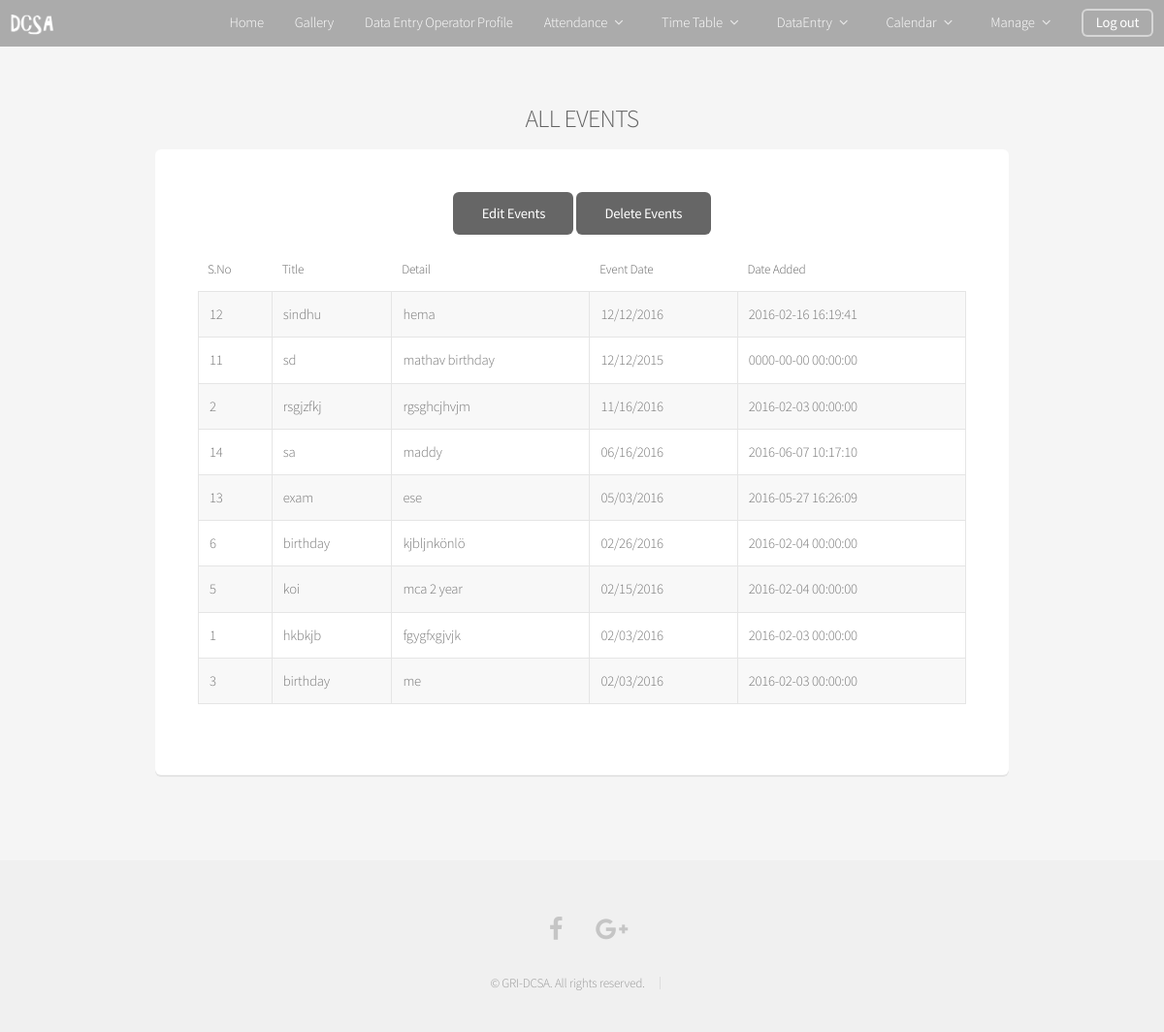
The app's page /admin/view_events.php (signed in) with its own data.
### tables this page shows
CREATE TABLE `eventcalendar` (
  `Id` int(11) NOT NULL,
  `Title` varchar(65) NOT NULL,
  `Detail` varchar(255) NOT NULL,
  `eventDate` varchar(10) NOT NULL,
  `dateAdded` datetime NOT NULL DEFAULT CURRENT_TIMESTAMP
);

### admin/view_events.php (the view, shortened to what this page needs)
<!DOCTYPE HTML>
<html>
	<head>
		<link rel="stylesheet" href="../assets/css/main.css" />
	</head>
	<body  class="landing">
		<div id="page-wrapper">
			<div class="header-overlay">
				<header id="header" class="alt">
					<a href="../logout.php"><img src="../images/dcsa-logo.png" height="50" /></a>
					<nav id="nav">
						<ul>
							<li><a href="admin_home.php">Home</a></li>
							<li><a href="../gallery/load_oper.php">Gallery</a></li>
							<li><a href="../dataentry/dataentry_profile.php">Data Entry Operator Profile</a></li>
							<li>
								<a href="#" class="icon fa-angle-down">Attendance</a>
							</li>
							<li>
								<a href="#" class="icon fa-angle-down">Time Table</a>
							</li>
							<li>
								<a href="#" class="icon fa-angle-down">DataEntry</a>
							</li>
							<li>
								<a href="#" class="icon fa-angle-down">Calendar</a>
							</li>
							<li>
								<a href="#" class="icon fa-angle-down">Manage</a>
							</li>
							 <li><a href="logout.php" class="button">Log out</a></li>
						</ul>
					</nav>
				</header>
			</div>
			<section id="banner-empty">
				</section>
		<section id="main" class="container">
			<div class="row">
                <div class="12u">
				<h3 align="center">ALL EVENTS</h3>
					<section class="box">
						<div class="table-wrapper">
						 <div class="row uniform 50%">
                            <div class="12u 12u(mobilep)"><center>
                            <input type="button" name='btnadd' id="pbut" value='Edit Events' onclick="window.location='cal_event_edit.php';"> <input type="button" name='btnadd' id="pbut" value='Delete Events'onclick="window.location='cal_event_delete.php';">
                            </center>
                            </div>
                            </div><br></br.>
							<table class="alt">
								<thead>
									<tr>
										<th>S.No</th>
										<th>Title</th>
										<th>Detail</th>
										<th>Event Date</th>
										<th>Date Added</th>
									</tr>
                                <tbody>
								<?PHP
									$query=  mysql_query("SELECT * FROM `eventcalendar` ORDER BY `eventcalendar`.`EventDate` DESC");
									$exist=  mysql_num_rows($query);
									if($exist>0)
									{
										while($row=  mysql_fetch_assoc($query))
										{
												$table_id=$row['Id'];
												$table_group_id=$row['Title'];
												$table_batch_id=$row['Detail'];
												$table_title=$row['eventDate'];
												$t_last_date=$row['dateAdded'];
												?>
													<tr>
														<td><?php print "$table_id"; ?></td>
														<td><?php print "$table_group_id"; ?></td>
														<td><?php print "$table_batch_id"; ?></td>
														<td><?php print "$table_title"; ?></td>
														<td><?php print "$t_last_date"; ?></td>
													</tr>
												<?php
											}
										}
								?>
								</tbody>
                            </table>
						</div>
					</section>
						</div>
				</div>
		</section>
			<footer id="footer">
					<ul class="icons">
						<li><a href="#" class="icon fa-facebook"><span class="label">Facebook</span></a></li>
						<li><a href="#" class="icon fa-google-plus"><span class="label">Google+</span></a></li>
					</ul>
					<ul class="copyright">
						<li>&copy; GRI-DCSA. All rights reserved.</li>
						<li>
							<br>
						</li>
					</ul>
				</footer>
		</div>
	</body>
</html>

### records on screen
eventcalendar: Id "12", Title "sindhu", Detail "hema", eventDate "12/12/2016", dateAdded "2016-02-16 16:19:41"
eventcalendar: Id "11", Title "sd", Detail "mathav birthday", eventDate "12/12/2015", dateAdded "0000-00-00 00:00:00"
eventcalendar: Id "2", Title "rsgjzfkj", Detail "rgsghcjhvjm", eventDate "11/16/2016", dateAdded "2016-02-03 00:00:00"
eventcalendar: Id "14", Title "sa", Detail "maddy", eventDate "06/16/2016", dateAdded "2016-06-07 10:17:10"
eventcalendar: Id "13", Title "exam", Detail "ese", eventDate "05/03/2016", dateAdded "2016-05-27 16:26:09"
eventcalendar: Id "6", Title "birthday", Detail "kjbljnkönlö", eventDate "02/26/2016", dateAdded "2016-02-04 00:00:00"
eventcalendar: Id "5", Title "koi", Detail "mca 2 year", eventDate "02/15/2016", dateAdded "2016-02-04 00:00:00"
eventcalendar: Id "1", Title "hkbkjb", Detail "fgygfxgjvjk", eventDate "02/03/2016", dateAdded "2016-02-03 00:00:00"
eventcalendar: Id "3", Title "birthday", Detail "me", eventDate "02/03/2016", dateAdded "2016-02-03 00:00:00"
